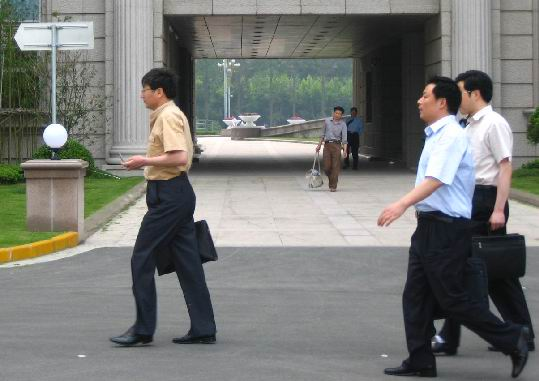
#> input picture persona/FudanPed00007.png, 539 x 381 px; its folder holds only this picture in this run
$ jupyter execute --allow-errors descriptores.ipynb   (older library calls are emulated)
#> lines starting #> are read from the running program, lines starting #| are printed output that depends on the picture
[cell 1]
import cv2
import numpy as np
import matplotlib.pyplot as plt
import os

[cell 2]
def resize_image(image, size=(1000, 800)):
    # Obtener las dimensiones de la imagen
    height, width = image.shape[:2]
    # Si la imagen es más grande que el tamaño objetivo, usar cv2.INTER_AREA
    if height > size[0] or width > size[1]:
        interpolation = cv2.INTER_AREA
    # Si la imagen es más pequeña que el tamaño objetivo, usar cv2.INTER_CUBIC
    else:
        interpolation = cv2.INTER_CUBIC

    # Redimensionar la imagen
    resized_image = cv2.resize(image, size, interpolation=interpolation)
    return resized_image

ruta_carpeta = "persona"
carpeta_destino = f'resize/{ruta_carpeta}1000x800'
imagenes = []

for archivo in os.listdir(ruta_carpeta):
    ruta_archivo = os.path.join(ruta_carpeta, archivo)
    if os.path.isfile(ruta_archivo) and archivo.lower().endswith(('.jpg', '.jpeg', '.png')):
        imagenes.append(ruta_archivo)

print(len(imagenes))

for i,ruta_imagen in enumerate(imagenes):
    imagen = cv2.imread(ruta_imagen)
#> imagen is the input picture: shape (381, 539, 3); mean B, G, R 117.4, 121, 120
    imagen_gray = cv2.cvtColor(imagen, cv2.COLOR_BGR2GRAY)
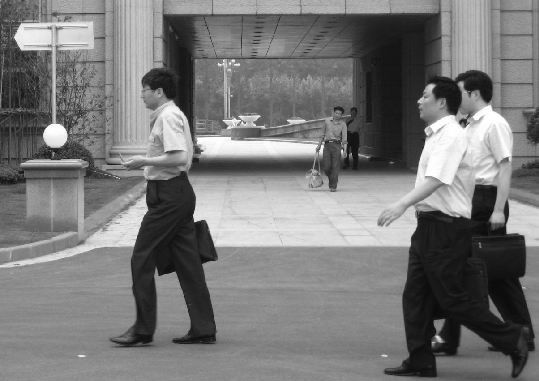
#> imagen_gray: shape (381, 539); min 2, max 255, mean 120.3
    imagen_resized = resize_image(imagen_gray)
#> in resize_image, `resized_image = cv2.resize(image, size, interpolation=interpolation)`:
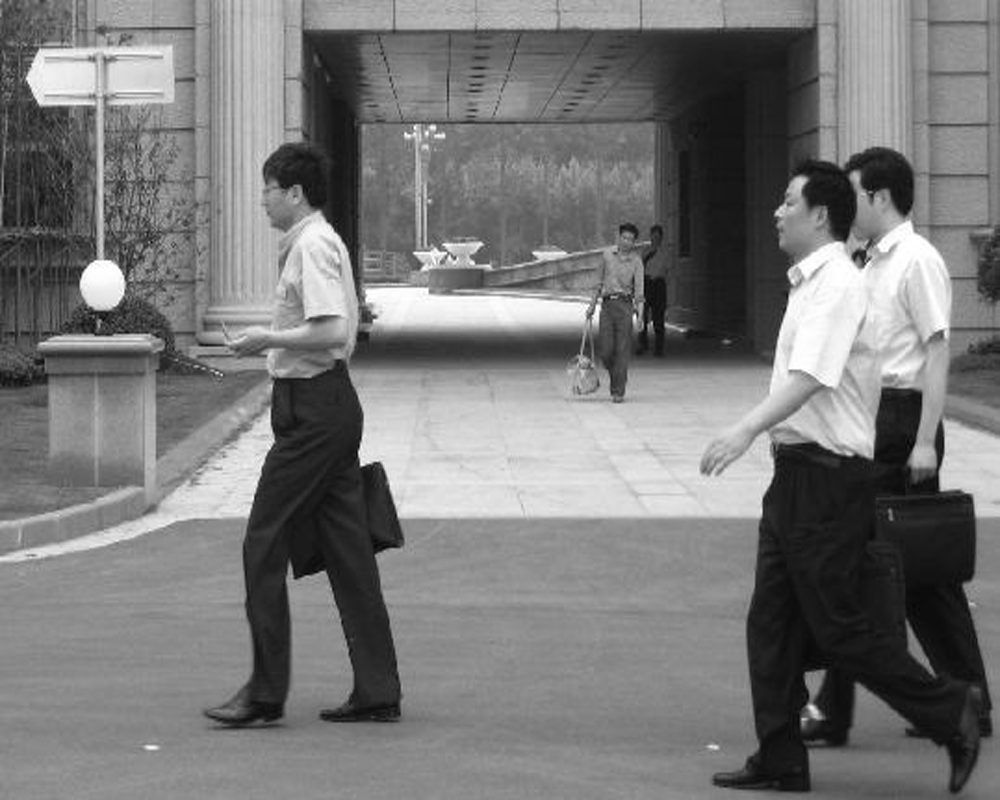
#> resized_image: shape (800, 1000); min 0, max 255, mean 120.3
    nombre_archivo_destino = ruta_carpeta + 'Resize' + str(i) + '.jpg'
    ruta_archivo_destino = os.path.join(carpeta_destino, nombre_archivo_destino)
    plt.imsave(ruta_archivo_destino, imagen_resized, cmap='gray')
# cv2.imwrite('resize/imagen_resized.png', cv2.cvtColor(imagen_resized, cv2.COLOR_RGB2BGR))

[cell 3]
imagen = cv2.imread('resize/persona1000x800/personaResize0.jpg')
imagen = cv2.cvtColor(imagen, cv2.COLOR_BGR2GRAY)
#> imagen: shape (800, 1000)

def parches(imagen, tamano_parche_alto = 200, tamano_parche_ancho = 250):
#> called with tamano_parche_alto = 200, tamano_parche_ancho = 250
    alto, ancho = imagen.shape[:2]
#> alto = 800; ancho = 1000
    parches = []
    for y in range(0, alto, tamano_parche_alto):
        for x in range(0, ancho, tamano_parche_ancho):
            parche = imagen[y:y+tamano_parche_alto, x:x+tamano_parche_ancho]
            parches.append(parche)
#> after the loop, parches = 16 items
    return parches

import matplotlib.pyplot as plt
partes = parches(imagen)
#> partes = 16 items

# Crear una nueva figura
plt.figure(figsize=(13, 10))

# Definir el número de filas y columnas
num_cols = 4
num_rows = 4

# Mostrar cada parche en un subplot
for i in range(num_rows * num_cols):
    plt.subplot(num_rows, num_cols, i+1)
    plt.imshow(partes[i], cmap='gray')
    plt.axis('off')

plt.show()
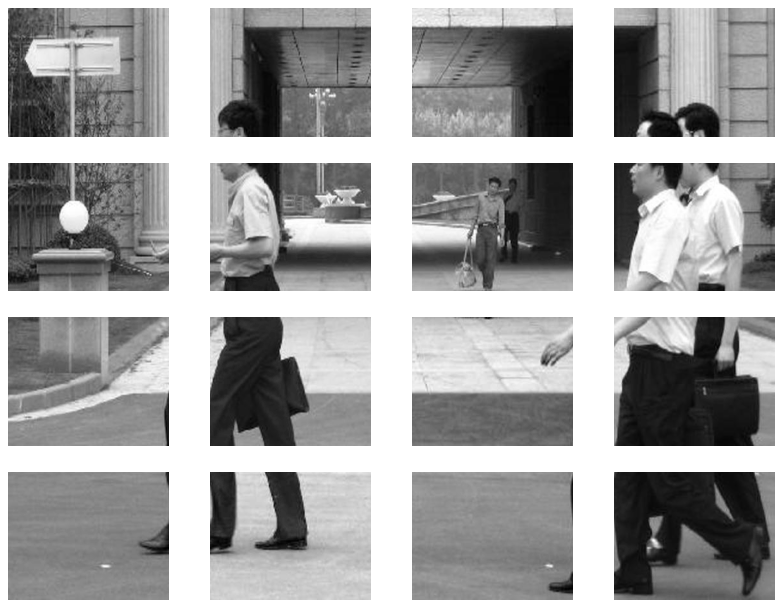
#> figure drawn by matplotlib, 16 panels

$ run again, on persona/FudanPed00065.png
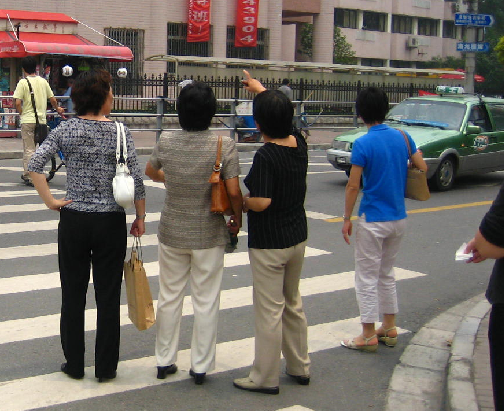
#> input picture persona/FudanPed00065.png, 504 x 411 px
#> imagen is the input picture: shape (411, 504, 3); mean B, G, R 101.8, 108.1, 114.6
#> `imagen_gray = cv2.cvtColor(imagen, cv2.COLOR_BGR2GRAY)`:
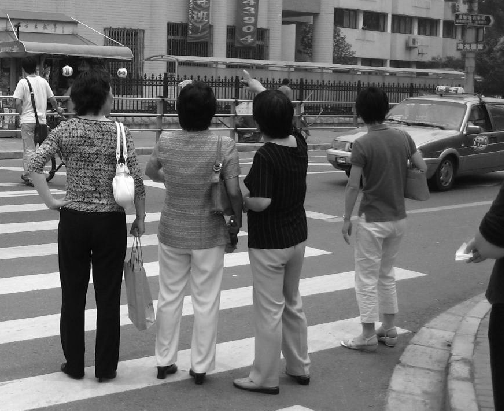
#> imagen_gray: shape (411, 504); min 0, max 255, mean 109.3
#> imagen: shape (800, 1000)
#> after the loop in parches, `for y in range(0, alto, tamano_parche_alto):`: parches = 16 items

$ run again, on persona/FudanPed00068.png
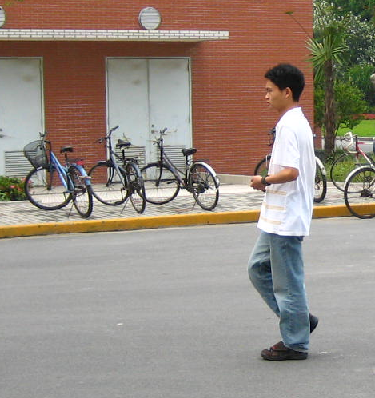
#> input picture persona/FudanPed00068.png, 375 x 398 px
#> imagen is the input picture: shape (398, 375, 3); mean B, G, R 128.8, 138.9, 150.3
#> `imagen_gray = cv2.cvtColor(imagen, cv2.COLOR_BGR2GRAY)`:
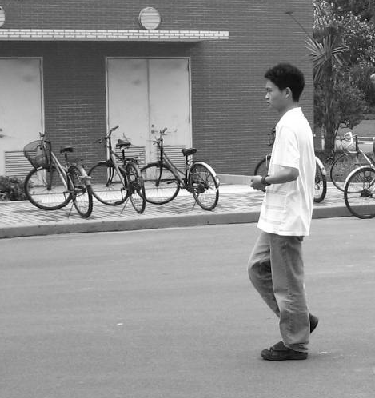
#> imagen_gray: shape (398, 375); min 1, max 255, mean 141.2
#> in resize_image, `resized_image = cv2.resize(image, size, interpolation=interpolation)`:
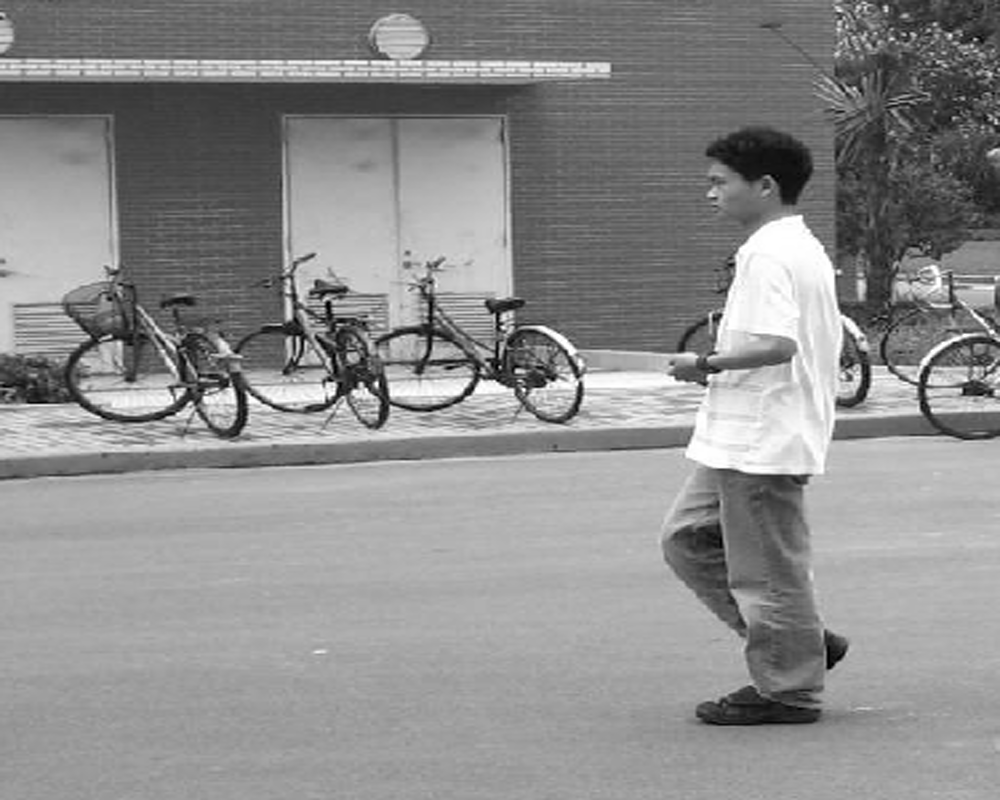
#> resized_image: shape (800, 1000); min 0, max 255, mean 141.2
#> imagen: shape (800, 1000)
#> after the loop in parches, `for y in range(0, alto, tamano_parche_alto):`: parches = 16 items

$ run again, on persona/FudanPed00070.png
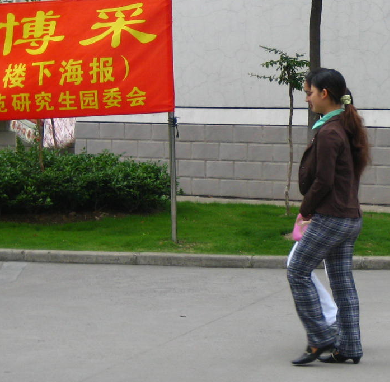
#> input picture persona/FudanPed00070.png, 390 x 382 px
#> imagen is the input picture: shape (382, 390, 3); mean B, G, R 103.9, 119.8, 133.6
#> `imagen_gray = cv2.cvtColor(imagen, cv2.COLOR_BGR2GRAY)`:
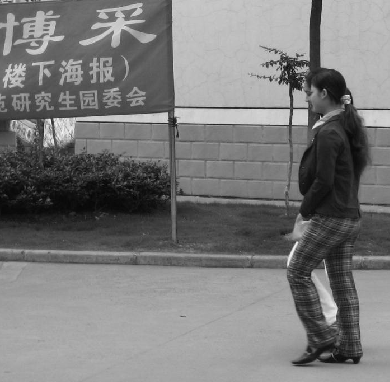
#> imagen_gray: shape (382, 390); min 2, max 246, mean 122.1
#> in resize_image, `resized_image = cv2.resize(image, size, interpolation=interpolation)`:
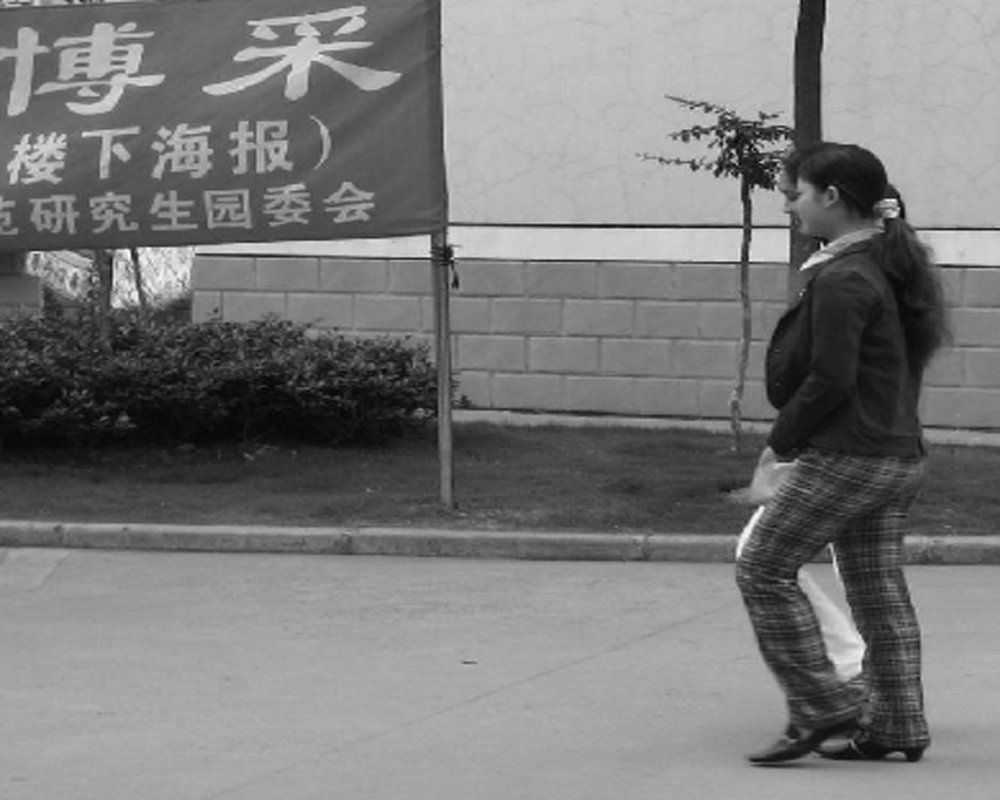
#> resized_image: shape (800, 1000); min 2, max 255, mean 122.1
#> imagen: shape (800, 1000)
#> after the loop in parches, `for y in range(0, alto, tamano_parche_alto):`: parches = 16 items

$ run again, on persona/FudanPed00048.png
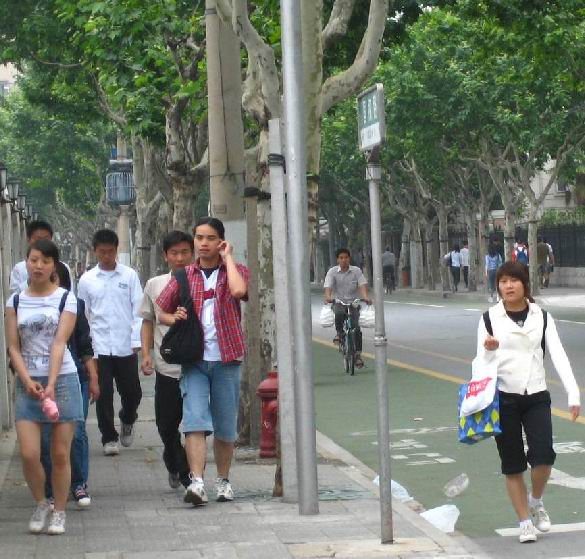
#> input picture persona/FudanPed00048.png, 585 x 559 px
#> imagen is the input picture: shape (559, 585, 3); mean B, G, R 111.4, 121.1, 115.7
#> `imagen_gray = cv2.cvtColor(imagen, cv2.COLOR_BGR2GRAY)`:
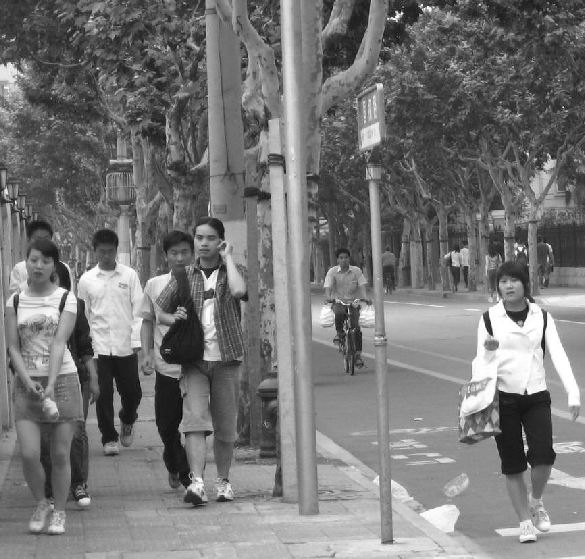
#> imagen_gray: shape (559, 585); min 3, max 255, mean 118.4
#> in resize_image, `resized_image = cv2.resize(image, size, interpolation=interpolation)`:
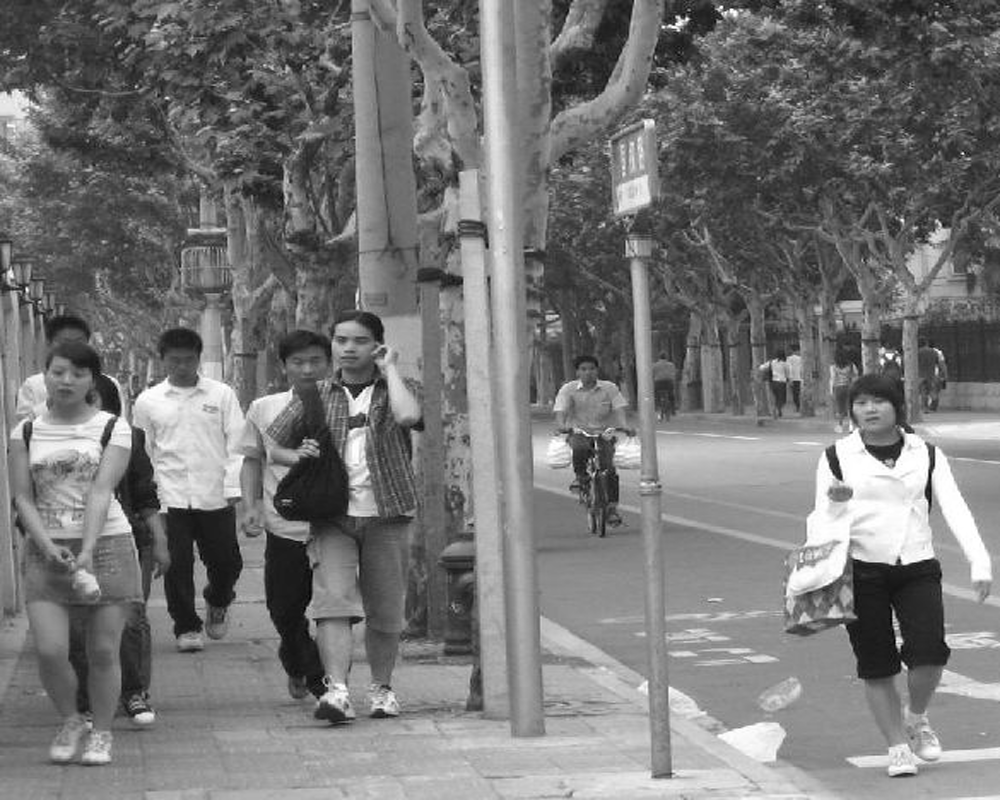
#> resized_image: shape (800, 1000); min 0, max 255, mean 118.4
#> imagen: shape (800, 1000)
#> after the loop in parches, `for y in range(0, alto, tamano_parche_alto):`: parches = 16 items
